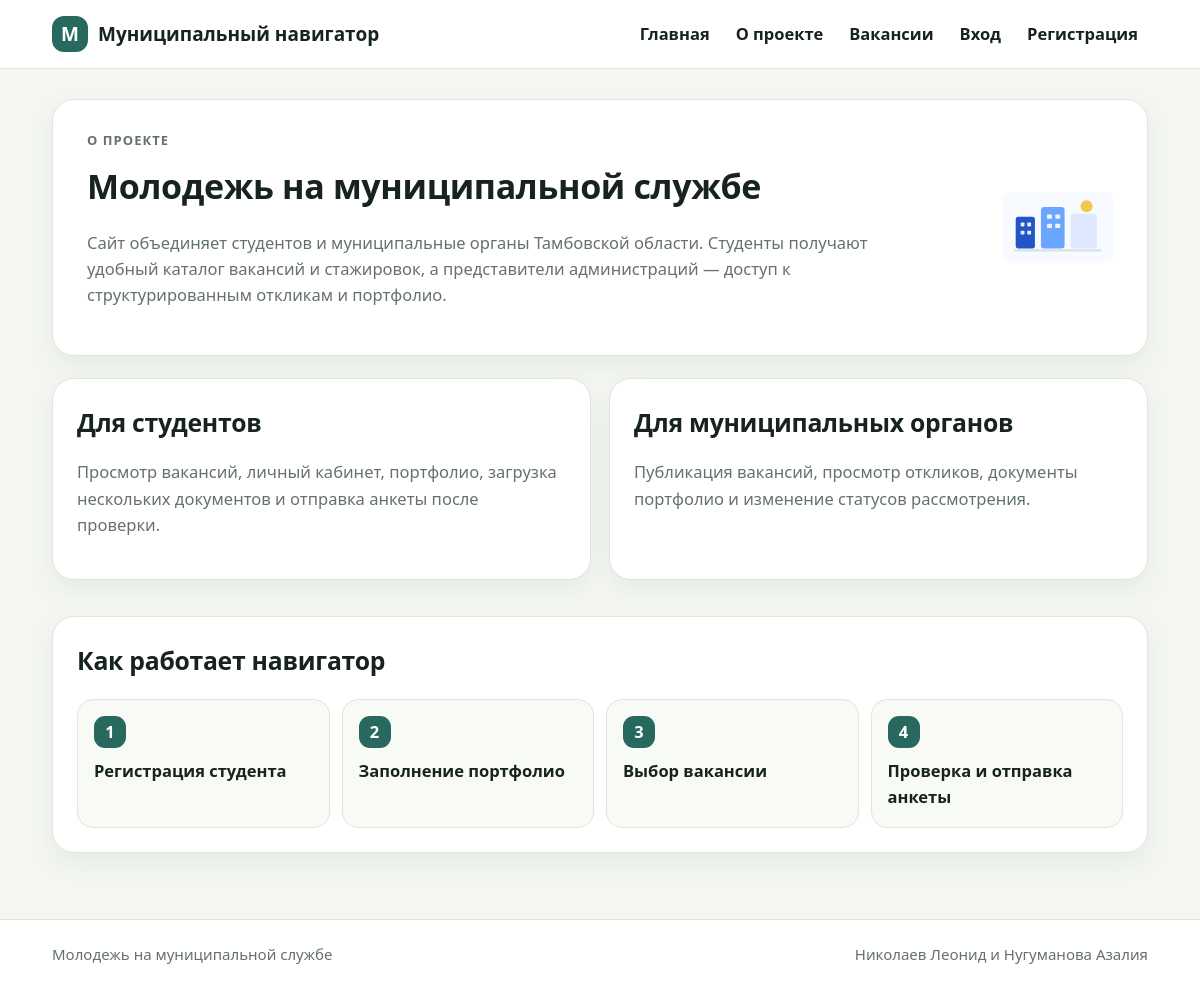
/about, run on the app's committed database.
### tables this page shows
CREATE TABLE "Главное_меню" (
    "id" INTEGER PRIMARY KEY AUTOINCREMENT,
    "название" TEXT NOT NULL,
    "ссылка" TEXT NOT NULL,
    "роль" TEXT NOT NULL DEFAULT 'all',
    "порядок" INTEGER NOT NULL DEFAULT 0
);

### app.py (the view)
@app.route('/about')
def about():
    return render_template('about.html', title='О проекте')

### FDataBase.py (called while the page is built)
    def get_menu(self, role='guest'):
        return self.__cur.execute('''
            SELECT "название" AS title, "ссылка" AS url, "роль" AS role
            FROM "Главное_меню"
            WHERE "роль" = 'all' OR "роль" = ?
            ORDER BY "порядок"
        ''', (role,)).fetchall()

### app.py (called while the page is built)
def connect_db():
    conn = sqlite3.connect(app.config['DATABASE'])
    conn.row_factory = sqlite3.Row
    conn.execute('PRAGMA foreign_keys = ON')
    return conn

def get_db():
    if not hasattr(g, 'link_db'):
        g.link_db = connect_db()
    return g.link_db

@app.before_request
def before_request():
    global dbase
    dbase = FDataBase(get_db())
    g.dbase = dbase

@app.context_processor
def inject_common_data():
    menu = []
    try:
        if hasattr(g, 'dbase'):
            role = current_user.get_role() if current_user.is_authenticated else 'guest'
            menu = g.dbase.get_menu(role)
    except Exception:
        menu = []
    return dict(menu=menu, courses=COURSES, vacancy_images=VACANCY_IMAGES)

### templates/about.html
{% extends 'base.html' %}
{% block content %}
<section class="page-title about-title">
    <div>
        <p class="eyebrow">О проекте</p>
        <h1>Молодежь на муниципальной службе</h1>
        <p>
            Сайт объединяет студентов и муниципальные органы Тамбовской области. Студенты получают удобный каталог
            вакансий и стажировок, а представители администраций — доступ к структурированным откликам и портфолио.
        </p>
    </div>
    <img src="{{ url_for('static', filename='images/city.svg') }}" alt="Муниципальная служба">
</section>
<div class="two-columns">
    <div class="panel feature-panel">
        <h2>Для студентов</h2>
        <p>Просмотр вакансий, личный кабинет, портфолио, загрузка нескольких документов и отправка анкеты после проверки.</p>
    </div>
    <div class="panel feature-panel">
        <h2>Для муниципальных органов</h2>
        <p>Публикация вакансий, просмотр откликов, документы портфолио и изменение статусов рассмотрения.</p>
    </div>
</div>
<section class="panel">
    <h2>Как работает навигатор</h2>
    <div class="process-line">
        <div><strong>1</strong><span>Регистрация студента</span></div>
        <div><strong>2</strong><span>Заполнение портфолио</span></div>
        <div><strong>3</strong><span>Выбор вакансии</span></div>
        <div><strong>4</strong><span>Проверка и отправка анкеты</span></div>
    </div>
</section>
{% endblock %}

### templates/base.html (shortened to what this page needs)
<!doctype html>
<html lang="ru">
<head>
    <link rel="stylesheet" href="{{ url_for('static', filename='style.css') }}">
</head>
<body>
<header class="site-header">
    <div class="container header-inner">
        <a class="logo" href="{{ url_for('index') }}">
            <span class="logo-mark">М</span>
            <span>Муниципальный навигатор</span>
        </a>
        <nav class="main-nav">
            {% for item in menu %}
                <a href="{{ item.url }}">{{ item.title }}</a>
            {% endfor %}
        </nav>
    </div>
</header>
<main class="container main-content">
    {% block content %}{% endblock %}
</main>
<footer class="footer">
    <div class="container footer-inner">
        <span>Молодежь на муниципальной службе</span>
        <span>Николаев Леонид и Нугуманова Азалия</span>
    </div>
</footer>
</body>
</html>

### static/style.css (style rules this page uses)
:root { --bg: #f4f6f1; --card: #ffffff; --text: #17231f; --muted: #65716d; --border: #dfe6dc; --primary: #27685f; --primary-dark: #1f514b; --soft: #edf6f2; --soft-2: #f8faf6; --success: #ecf8ef; --danger: #fff1f1; --warning: #fff8e6; }
* { box-sizing: border-box; }
body { margin: 0; font-family: "Segoe UI", Arial, Helvetica, sans-serif; color: var(--text); background: var(--bg); line-height: 1.6; font-size: 16.5px; }
h1, h2, h3 { font-weight: 650; letter-spacing: -0.01em; }
a { color: var(--primary); text-decoration: none; }
.container { max-width: 1140px; margin: 0 auto; padding: 0 22px; }
.site-header { background: #fff; border-bottom: 1px solid var(--border); position: sticky; top: 0; z-index: 10; }
.header-inner { min-height: 68px; display: flex; align-items: center; justify-content: space-between; gap: 18px; }
.logo { display: flex; align-items: center; gap: 10px; color: var(--text); font-weight: 650; font-size: 19px; }
.logo-mark { width: 36px; height: 36px; border-radius: 12px; background: var(--primary); color: #fff; display: inline-flex; align-items: center; justify-content: center; }
.main-nav { display: flex; flex-wrap: wrap; gap: 6px; justify-content: flex-end; }
.main-nav a { color: var(--text); padding: 8px 10px; border-radius: 10px; font-weight: 600; }
.main-content { padding-top: 30px; padding-bottom: 48px; }
.hero-text, .hero-visual, .panel, .detail-card, .auth-card, .vacancy-card, .stat-card, .step-card, .page-title { background: var(--card); border: 1px solid var(--border); border-radius: 22px; box-shadow: 0 10px 24px rgba(39, 104, 95, 0.07); }
.eyebrow { margin: 0 0 8px; color: var(--primary); font-weight: 600; text-transform: uppercase; font-size: 13px; letter-spacing: .08em; }
.section-head h2, .panel h2 { margin: 0; }
.page-title { padding: 30px 34px; margin-bottom: 22px; }
.page-title h1 { margin: 0 0 10px; font-size: 34px; }
.page-title p { max-width: 820px; color: var(--muted); }
.page-with-image, .about-title { display: flex; justify-content: space-between; gap: 22px; align-items: center; }
.page-with-image img, .about-title img { width: 110px; height: 110px; object-fit: contain; }
.two-columns, .dashboard-grid { display: grid; grid-template-columns: 1fr 1fr; gap: 18px; margin-bottom: 18px; }
.panel { padding: 24px; margin-bottom: 18px; }
.feature-panel p { color: var(--muted); }
.process-line { display: grid; grid-template-columns: repeat(4, 1fr); gap: 12px; margin-top: 18px; }
.process-line div { border: 1px solid var(--border); border-radius: 16px; padding: 16px; background: var(--soft-2); }
.process-line strong { width: 32px; height: 32px; display: inline-flex; align-items: center; justify-content: center; border-radius: 11px; background: var(--primary); color: #fff; margin-bottom: 10px; }
.process-line span { display: block; font-weight: 600; }
.footer { border-top: 1px solid var(--border); background: #fff; color: var(--muted); }
.footer-inner { min-height: 68px; display: flex; justify-content: space-between; align-items: center; gap: 16px; font-size: 15px; }

### data on the page
Главное_меню: title "Главная"
Главное_меню: title "О проекте"
Главное_меню: title "Вакансии"
Главное_меню: title "Вход"
Главное_меню: title "Регистрация"
